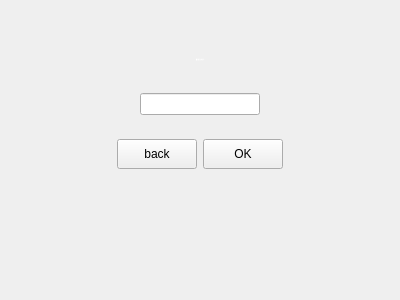
<?xml version="1.0" encoding="UTF-8"?>
<ui version="4.0">
 <class>Set_Level_Name</class>
 <widget class="QWidget" name="Set_Level_Name">
  <property name="geometry">
   <rect>
    <x>0</x>
    <y>0</y>
    <width>400</width>
    <height>300</height>
   </rect>
  </property>
  <property name="windowTitle">
   <string>Form</string>
  </property>
  <layout class="QVBoxLayout" name="verticalLayout">
   <item>
    <spacer name="verticalSpacer">
     <property name="orientation">
      <enum>Qt::Vertical</enum>
     </property>
     <property name="sizeType">
      <enum>QSizePolicy::Maximum</enum>
     </property>
     <property name="sizeHint" stdset="0">
      <size>
       <width>20</width>
       <height>40</height>
      </size>
     </property>
    </spacer>
   </item>
   <item>
    <widget class="QWidget" name="widget" native="true">
     <layout class="QHBoxLayout" name="horizontalLayout">
      <item>
       <spacer name="horizontalSpacer">
        <property name="orientation">
         <enum>Qt::Horizontal</enum>
        </property>
        <property name="sizeHint" stdset="0">
         <size>
          <width>127</width>
          <height>20</height>
         </size>
        </property>
       </spacer>
      </item>
      <item>
       <widget class="QLabel" name="label">
        <property name="font">
         <font>
          <family>微软雅黑</family>
          <pointsize>-1</pointsize>
          <weight>50</weight>
          <italic>false</italic>
          <bold>false</bold>
         </font>
        </property>
        <property name="styleSheet">
         <string notr="true">font: normal normal 25px &quot;微软雅黑&quot;;
color: white;</string>
        </property>
        <property name="text">
         <string>输入新关卡的名字：</string>
        </property>
       </widget>
      </item>
      <item>
       <spacer name="horizontalSpacer_2">
        <property name="orientation">
         <enum>Qt::Horizontal</enum>
        </property>
        <property name="sizeHint" stdset="0">
         <size>
          <width>127</width>
          <height>20</height>
         </size>
        </property>
       </spacer>
      </item>
     </layout>
    </widget>
   </item>
   <item>
    <widget class="QWidget" name="widget_2" native="true">
     <layout class="QHBoxLayout" name="horizontalLayout_2">
      <item>
       <spacer name="horizontalSpacer_3">
        <property name="orientation">
         <enum>Qt::Horizontal</enum>
        </property>
        <property name="sizeHint" stdset="0">
         <size>
          <width>120</width>
          <height>20</height>
         </size>
        </property>
       </spacer>
      </item>
      <item>
       <widget class="QLineEdit" name="lineEdit">
        <property name="text">
         <string/>
        </property>
       </widget>
      </item>
      <item>
       <spacer name="horizontalSpacer_4">
        <property name="orientation">
         <enum>Qt::Horizontal</enum>
        </property>
        <property name="sizeHint" stdset="0">
         <size>
          <width>120</width>
          <height>20</height>
         </size>
        </property>
       </spacer>
      </item>
     </layout>
    </widget>
   </item>
   <item>
    <widget class="QWidget" name="widget_3" native="true">
     <layout class="QHBoxLayout" name="horizontalLayout_3">
      <item>
       <spacer name="horizontalSpacer_5">
        <property name="orientation">
         <enum>Qt::Horizontal</enum>
        </property>
        <property name="sizeHint" stdset="0">
         <size>
          <width>141</width>
          <height>20</height>
         </size>
        </property>
       </spacer>
      </item>
      <item>
       <widget class="QPushButton" name="pushButton_2">
        <property name="minimumSize">
         <size>
          <width>80</width>
          <height>30</height>
         </size>
        </property>
        <property name="maximumSize">
         <size>
          <width>80</width>
          <height>30</height>
         </size>
        </property>
        <property name="text">
         <string>back</string>
        </property>
       </widget>
      </item>
      <item>
       <widget class="QPushButton" name="pushButton">
        <property name="minimumSize">
         <size>
          <width>80</width>
          <height>30</height>
         </size>
        </property>
        <property name="maximumSize">
         <size>
          <width>80</width>
          <height>30</height>
         </size>
        </property>
        <property name="text">
         <string>OK</string>
        </property>
       </widget>
      </item>
      <item>
       <spacer name="horizontalSpacer_6">
        <property name="orientation">
         <enum>Qt::Horizontal</enum>
        </property>
        <property name="sizeHint" stdset="0">
         <size>
          <width>141</width>
          <height>20</height>
         </size>
        </property>
       </spacer>
      </item>
     </layout>
    </widget>
   </item>
   <item>
    <spacer name="verticalSpacer_2">
     <property name="orientation">
      <enum>Qt::Vertical</enum>
     </property>
     <property name="sizeHint" stdset="0">
      <size>
       <width>20</width>
       <height>121</height>
      </size>
     </property>
    </spacer>
   </item>
  </layout>
 </widget>
 <resources/>
 <connections/>
</ui>
